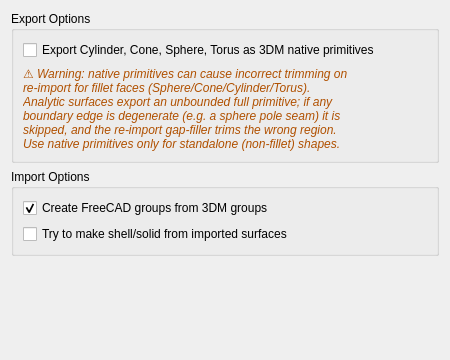
<?xml version="1.0" encoding="UTF-8"?>
<ui version="4.0">
 <class>ImportExport3DM_Preferences</class>
 <widget class="QWidget" name="ImportExport3DM_Preferences">
  <property name="geometry">
   <rect><x>0</x><y>0</y><width>450</width><height>360</height></rect>
  </property>
  <property name="windowTitle">
   <string>3DM</string>
  </property>
  <layout class="QVBoxLayout" name="verticalLayout">
   <item>
    <widget class="QGroupBox" name="grpExport">
     <property name="title"><string>Export Options</string></property>
     <layout class="QVBoxLayout" name="grpExportLayout">
      <item>
       <widget class="QCheckBox" name="ExportNativePrimitives">
        <property name="text">
         <string>Export Cylinder, Cone, Sphere, Torus as 3DM native primitives</string>
        </property>
        <property name="toolTip">
         <string>When checked: analytic surfaces are written as exact rhino3dm native
objects (Cylinder, Cone, Sphere, Torus). Produces smaller files but
can cause incorrect trimming on re-import for fillet faces — see warning.

When unchecked (default): all surfaces are converted to bounded NURBS
via face.toNurbs() before export. Trims correctly on re-import.</string>
        </property>
        <property name="checked"><bool>false</bool></property>
       </widget>
      </item>
      <item>
       <widget class="QLabel" name="lblNativePrimitivesWarning">
        <property name="visible"><bool>false</bool></property>
        <property name="text">
         <string>⚠ Warning: native primitives can cause incorrect trimming on
re-import for fillet faces (Sphere/Cone/Cylinder/Torus).
Analytic surfaces export an unbounded full primitive; if any
boundary edge is degenerate (e.g. a sphere pole seam) it is
skipped, and the re-import gap-filler trims the wrong region.
Use native primitives only for standalone (non-fillet) shapes.</string>
        </property>
        <property name="wordWrap"><bool>true</bool></property>
        <property name="styleSheet">
         <string>color: #b05000; font-style: italic;</string>
        </property>
       </widget>
      </item>
     </layout>
    </widget>
   </item>
   <item>
    <widget class="QGroupBox" name="grpImport">
     <property name="title"><string>Import Options</string></property>
     <layout class="QVBoxLayout" name="grpImportLayout">
      <item>
       <widget class="QCheckBox" name="ImportCreateGroups">
        <property name="text">
         <string>Create FreeCAD groups from 3DM groups</string>
        </property>
        <property name="toolTip">
         <string>When checked (default): objects that belong to a named group in the
.3dm file are placed inside a matching App::DocumentObjectGroup in
FreeCAD. This mirrors the group structure from Rhino.

When unchecked: all imported objects are placed directly inside the
top-level Part with no sub-grouping.</string>
        </property>
        <property name="checked"><bool>true</bool></property>
       </widget>
      </item>
      <item>
       <widget class="QCheckBox" name="ImportMakeShell">
        <property name="text">
         <string>Try to make shell/solid from imported surfaces</string>
        </property>
        <property name="toolTip">
         <string>When checked: after collecting all NurbsSurface patches for a group
(or all ungrouped surfaces), attempt Part.makeShell() to stitch them
into a single shell object.  If the shell closes, Part.makeSolid() is
also attempted.  Falls back to individual surface objects if stitching
fails.

Works best when the exported .3dm was created with "Group all surfaces"
enabled in the Blender Export NURBS 3DM dialog, so that all patches for
a model arrive in the same 3DM group.</string>
        </property>
        <property name="checked"><bool>false</bool></property>
       </widget>
      </item>
     </layout>
    </widget>
   </item>
   <item>
    <spacer name="verticalSpacer">
     <property name="orientation"><enum>Qt::Vertical</enum></property>
     <property name="sizeHint" stdset="0">
      <size><width>20</width><height>40</height></size>
     </property>
    </spacer>
   </item>
  </layout>
 </widget>
 <connections>
  <connection>
   <sender>ExportNativePrimitives</sender>
   <signal>toggled(bool)</signal>
   <receiver>lblNativePrimitivesWarning</receiver>
   <slot>setVisible(bool)</slot>
   <hints>
    <hint type="sourcelabel"><x>-1</x><y>-1</y></hint>
    <hint type="destinationlabel"><x>-1</x><y>-1</y></hint>
   </hints>
  </connection>
 </connections>
</ui>
